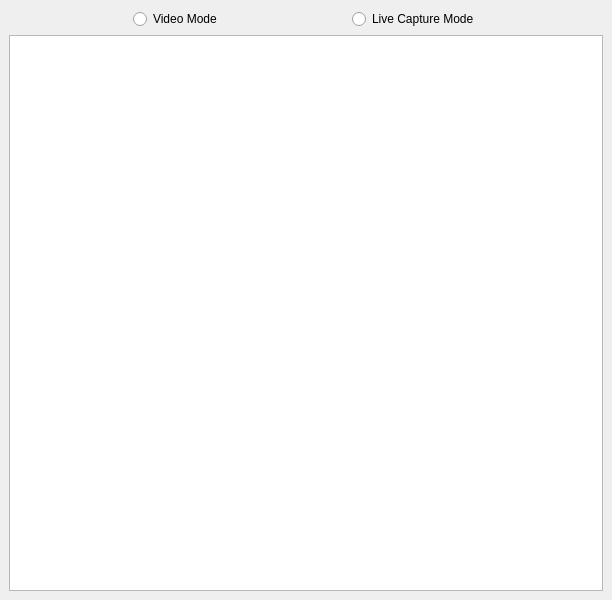
<?xml version="1.0" encoding="UTF-8"?>
<ui version="4.0">
 <class>MainWindow</class>
 <widget class="QMainWindow" name="MainWindow">
  <property name="geometry">
   <rect>
    <x>0</x>
    <y>0</y>
    <width>612</width>
    <height>600</height>
   </rect>
  </property>
  <property name="windowTitle">
   <string>LiveFrameExtractor</string>
  </property>
  <widget class="QWidget" name="centralwidget">
   <layout class="QVBoxLayout" name="verticalLayout">
    <item>
     <layout class="QGridLayout" name="gridMain">
      <property name="sizeConstraint">
       <enum>QLayout::SetDefaultConstraint</enum>
      </property>
      <item row="0" column="1">
       <widget class="QRadioButton" name="btnV">
        <property name="autoFillBackground">
         <bool>false</bool>
        </property>
        <property name="text">
         <string>Video Mode</string>
        </property>
       </widget>
      </item>
      <item row="0" column="4">
       <spacer name="horizontalSpacer_2">
        <property name="orientation">
         <enum>Qt::Horizontal</enum>
        </property>
        <property name="sizeHint" stdset="0">
         <size>
          <width>40</width>
          <height>20</height>
         </size>
        </property>
       </spacer>
      </item>
      <item row="0" column="2">
       <spacer name="horizontalSpacer_3">
        <property name="orientation">
         <enum>Qt::Horizontal</enum>
        </property>
        <property name="sizeHint" stdset="0">
         <size>
          <width>40</width>
          <height>20</height>
         </size>
        </property>
       </spacer>
      </item>
      <item row="0" column="3">
       <widget class="QRadioButton" name="btnLC">
        <property name="autoFillBackground">
         <bool>false</bool>
        </property>
        <property name="text">
         <string>Live Capture Mode</string>
        </property>
       </widget>
      </item>
      <item row="0" column="0">
       <spacer name="horizontalSpacer">
        <property name="orientation">
         <enum>Qt::Horizontal</enum>
        </property>
        <property name="sizeHint" stdset="0">
         <size>
          <width>40</width>
          <height>20</height>
         </size>
        </property>
       </spacer>
      </item>
      <item row="1" column="0" colspan="5">
       <widget class="QGraphicsView" name="graphicsView"/>
      </item>
     </layout>
    </item>
   </layout>
  </widget>
  <widget class="QMenuBar" name="menuBar">
   <property name="geometry">
    <rect>
     <x>0</x>
     <y>0</y>
     <width>612</width>
     <height>28</height>
    </rect>
   </property>
  </widget>
 </widget>
 <resources/>
 <connections/>
</ui>
